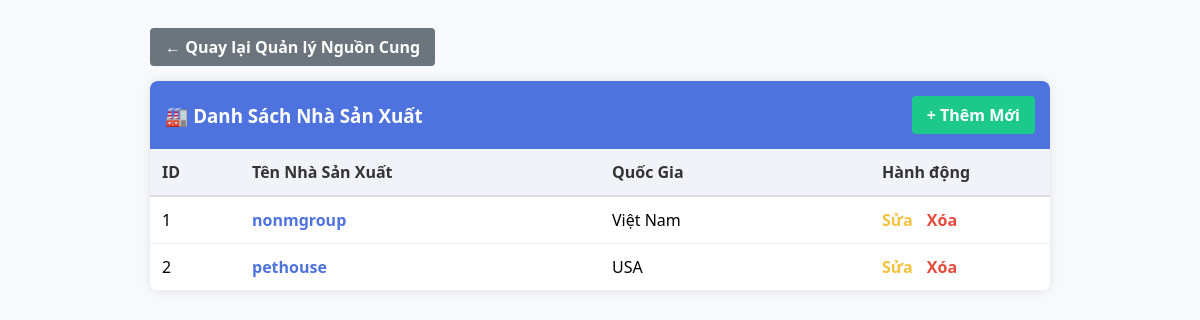
/Views/list_nhasanxuat.php, run on the app's committed database.
### tables this page shows
CREATE TABLE IF NOT EXISTS `nhasanxuat` (
  `idNhaSanXuat` int NOT NULL,
  `TenNhaSanXuat` varchar(20) NOT NULL,
  `QuocGia` varchar(50) DEFAULT NULL,
  PRIMARY KEY (`idNhaSanXuat`)
);

### Views/list_nhasanxuat.php (the view, shortened to what this page needs)
<?php
$nsxList = [];
try {
    $pdo = get_pdo_connection();
    $sql = "SELECT idNhaSanXuat, TenNhaSanXuat, QuocGia FROM nhasanxuat ORDER BY TenNhaSanXuat ASC";
    $stmt = $pdo->prepare($sql);
    $stmt->execute();
    $nsxList = $stmt->fetchAll(PDO::FETCH_ASSOC);
} catch (PDOException $e) {
    $errorMessage = "Lỗi khi tải danh sách nhà sản xuất: " . $e->getMessage();
}
$backLink = "../Views/quanlynguoncung.php";
?>
<!DOCTYPE html>
<html lang="vi">
<head>
</head>
<body>
    <div style="max-width: 900px; margin: 0 auto;">
        <a href="<?= htmlspecialchars($backLink) ?>" class="btn-back">
            &larr; Quay lại Quản lý Nguồn Cung
        </a>
    </div>
    <div class="card">
        <div class="card-header">
            <h3 style="margin:0;">🏭 Danh Sách Nhà Sản Xuất</h3>
            <a href="../Views/add_nhasanxuat.php" class="btn-add">+ Thêm Mới</a>
        </div>
        <?php if (count($nsxList) > 0): ?>
            <table>
                <thead>
                    <tr>
                        <th width="10%">ID</th>
                        <th width="40%">Tên Nhà Sản Xuất</th>
                        <th width="30%">Quốc Gia</th>
                        <th width="20%">Hành động</th>
                    </tr>
                </thead>
                <tbody>
                    <?php foreach ($nsxList as $row): ?>
                        <tr>
                            <td><?= htmlspecialchars($row['idNhaSanXuat']) ?></td>
                            <td style="font-weight: bold; color: #4e73df;"><?= htmlspecialchars($row['TenNhaSanXuat']) ?></td>
                            <td><?= htmlspecialchars($row['QuocGia']) ?></td>
                            <td>
                                <a href="../Controllers/edit_nhasanxuat.php?id=<?= $row['idNhaSanXuat'] ?>" class="action-link edit">Sửa</a>
                                <a href="../Controllers/delete_nhasanxuat.php?id=<?= $row['idNhaSanXuat'] ?>" class="action-link delete" onclick="return confirm('Bạn có chắc chắn muốn xóa?')">Xóa</a>
                            </td>
                        </tr>
                    <?php endforeach; ?>
                </tbody>
            </table>
        <?php else: ?>
            <p style="text-align:center; padding:20px;">Chưa có nhà sản xuất nào.</p>
        <?php endif; ?>
    </div>
</body>
</html>

### Views/list_nhasanxuat.php (style rules this page uses)
body { font-family: 'Segoe UI', sans-serif; background-color: #f8f9fc; padding: 20px; }
.card { background: white; border-radius: 8px; box-shadow: 0 0 10px rgba(0,0,0,0.1); overflow: hidden; max-width: 900px; margin: 0 auto; }
.card-header { background: #4e73df; color: white; padding: 15px; display: flex; justify-content: space-between; align-items: center; }
.btn-add { background: #1cc88a; color: white; padding: 8px 15px; text-decoration: none; border-radius: 4px; font-weight: bold; transition: background 0.3s; }
.btn-back { display: inline-block; margin-bottom: 15px; padding: 8px 15px; background: #6c757d; color: white; text-decoration: none; border-radius: 4px; font-weight: bold; transition: background 0.3s; }
table { width: 100%; border-collapse: collapse; }
th { background: #f1f3f9; padding: 12px; text-align: left; border-bottom: 2px solid #ddd; color: #333; }
td { padding: 12px; border-bottom: 1px solid #eee; vertical-align: middle; }
.action-link { text-decoration: none; margin-right: 10px; font-weight: bold; }
.edit { color: #f6c23e; }
.delete { color: #e74a3b; }

### data on the page
nhasanxuat: idNhaSanXuat "1", TenNhaSanXuat "nonmgroup", QuocGia "Việt Nam"
nhasanxuat: idNhaSanXuat "2", TenNhaSanXuat "pethouse", QuocGia "USA"
